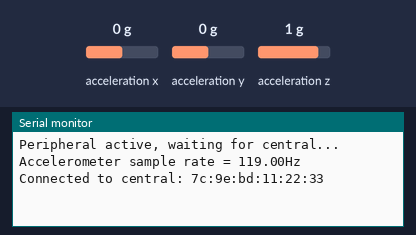
Recording of a sketch running on a simulated Arduino Nano 33 BLE. On the bench: the last lines printed to the serial monitor. Inputs (shaded band) come from the test bench; at power-on: acceleration x 0 g, acceleration y 0 g, acceleration z 1 g. Nothing arrives over Bluetooth unless stated; a phone connects over Bluetooth LE 3 s after start.

Above: at 3.9 s.
4.0 s: acceleration x set to -1.4 g
At 4.11 s:
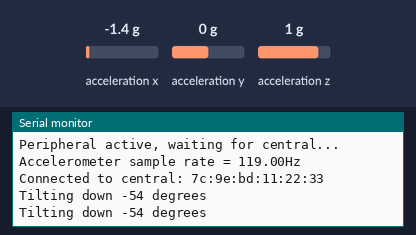
6.0 s: acceleration y set to -1.4 g
At 6.01 s:
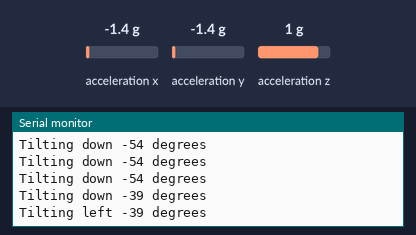
7.6 s: acceleration x set to 0.8 g
At 7.61 s:
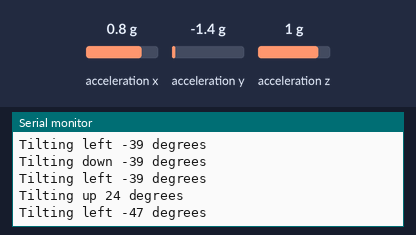
9.2 s: acceleration y set to 0.8 g
At 9.21 s:
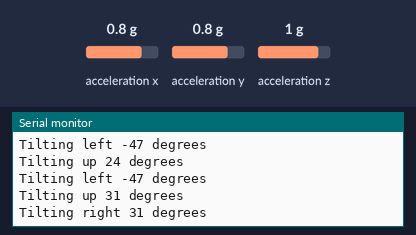
10.8 s: acceleration z set to -1.4 g
At 10.81 s:
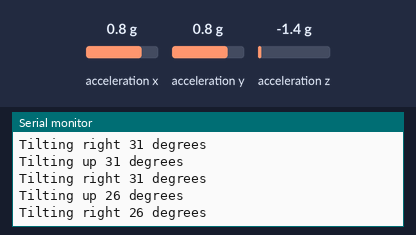
Timing chart, 0 to 13.3 s (numbered marks = the images above; inputs shaded):
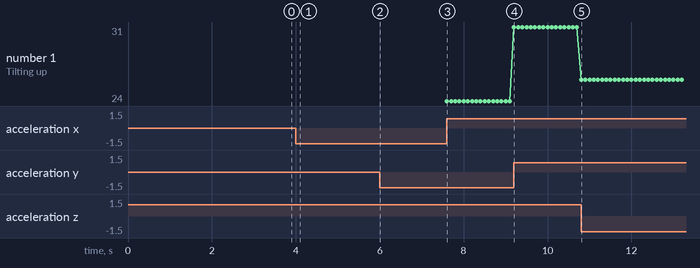

The sketch:

ble.ino
```cpp
#include <ArduinoBLE.h>
#include "Arduino_BMI270_BMM150.h"
#define MINIMUM_TILT 5    // Threshold for tilt detection in degrees
#define WAIT_TIME 500     // How often to run the code (in milliseconds)
float x, y, z;
int angleX = 0;
int angleY = 0;
unsigned long previousMillis = 0;

const char* serviceUUID = "4fafc201-1fb5-459e-8fcc-c5c9c331914b"; // Service UUID: ID for the BLE module
const char* charUUID    = "beb5483e-36e1-4688-b7f5-ea07361b26a8"; // Characteristic UUID: ID for the packets being sent

// 2. Create the service and characteristic (BLENotify allows streaming)
BLEService dataService(serviceUUID);
BLEIntCharacteristic streamCharacteristic(charUUID, BLERead | BLENotify);

unsigned long lastStreamTime = 0;
int imuValue = 0;

void setup() {
  Serial.begin(9600);

  if (!BLE.begin()) {
    Serial.println("Starting BLE failed!");
    while (1);
  }

  if (!IMU.begin()) {
    Serial.println("Failed to initialize IMU!");
    while (1);
  }

  BLE.setLocalName("Nano33Stream");
  BLE.setAdvertisedService(dataService);

  dataService.addCharacteristic(streamCharacteristic);
  BLE.addService(dataService);

  streamCharacteristic.writeValue(0);
  BLE.advertise();
  Serial.println("Peripheral active, waiting for central...");

  Serial.print("Accelerometer sample rate = ");
  Serial.print(IMU.accelerationSampleRate());
  Serial.println("Hz");
}

void captureIMU() {
    IMU.readAcceleration(x, y, z);

    // Calculate tilt angles in degrees
    angleX = atan2(x, sqrt(y * y + z * z)) * 180 / PI;
    angleY = atan2(y, sqrt(x * x + z * z)) * 180 / PI;

    // Determine the tilting direction based on angleX and angleY
    if (angleX > MINIMUM_TILT) {  // Tilting up
      imuValue = angleX;
      Serial.print("Tilting up ");
      Serial.print(angleX);
      Serial.println(" degrees");
    } else if (angleX < -MINIMUM_TILT) {  // Tilting down
      imuValue = angleX;
      Serial.print("Tilting down ");
      Serial.print(angleX);
      Serial.println(" degrees");
    }

    if (angleY > MINIMUM_TILT) {  // Tilting right
      imuValue = angleY;
      Serial.print("Tilting right ");
      Serial.print(angleY);
      Serial.println(" degrees");
    } else if (angleY < -MINIMUM_TILT) {  // Tilting left
      imuValue = angleY;
      Serial.print("Tilting left ");
      Serial.print(angleY);
      Serial.println(" degrees");
    }
}

void loop() {
  BLEDevice central = BLE.central();

  if (central) {
    Serial.print("Connected to central: ");
    Serial.println(central.address()); // This prints your PHONE'S MAC address in the serial monitor

    while (central.connected()) {
      unsigned long currentMillis = millis();

      // Stream data every 100ms (10Hz)
      if (currentMillis - lastStreamTime >= 100) {
        lastStreamTime = currentMillis;

        captureIMU();

        // Push the update to the phone
        streamCharacteristic.writeValue(imuValue);
      }
    }
    Serial.println("Disconnected from central");
  }
}
```

Measured:
- after the input at 4.0 s, the serial monitor: prints a new line at once (image 1)
- after the input at 6.0 s, the serial monitor: prints a new line at once (image 2)
- after the input at 7.6 s, the serial monitor: prints a new line at once (image 3)
- after the input at 9.2 s, the serial monitor: prints a new line at once (image 4)
- after the input at 10.8 s, the serial monitor: prints a new line at once (image 5)
- plotted number 1: 24 → 31 after the input at 9.2 s, 31 → 26 after the input at 10.8 s
